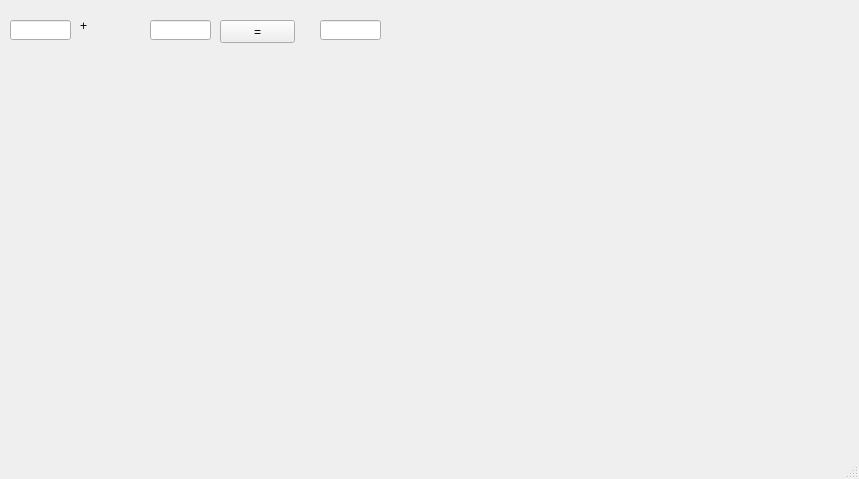
<?xml version="1.0" encoding="UTF-8"?>
<ui version="4.0">
 <class>MainWindow</class>
 <widget class="QMainWindow" name="MainWindow">
  <property name="geometry">
   <rect>
    <x>0</x>
    <y>0</y>
    <width>859</width>
    <height>479</height>
   </rect>
  </property>
  <property name="windowTitle">
   <string>MainWindow</string>
  </property>
  <widget class="QWidget" name="centralwidget">
   <widget class="QLineEdit" name="le1">
    <property name="geometry">
     <rect>
      <x>10</x>
      <y>20</y>
      <width>61</width>
      <height>20</height>
     </rect>
    </property>
   </widget>
   <widget class="QLineEdit" name="le2">
    <property name="geometry">
     <rect>
      <x>150</x>
      <y>20</y>
      <width>61</width>
      <height>20</height>
     </rect>
    </property>
   </widget>
   <widget class="QLineEdit" name="le3">
    <property name="geometry">
     <rect>
      <x>320</x>
      <y>20</y>
      <width>61</width>
      <height>20</height>
     </rect>
    </property>
   </widget>
   <widget class="QLabel" name="lbl">
    <property name="geometry">
     <rect>
      <x>80</x>
      <y>20</y>
      <width>56</width>
      <height>12</height>
     </rect>
    </property>
    <property name="text">
     <string>+</string>
    </property>
   </widget>
   <widget class="QPushButton" name="pb">
    <property name="geometry">
     <rect>
      <x>220</x>
      <y>20</y>
      <width>75</width>
      <height>23</height>
     </rect>
    </property>
    <property name="text">
     <string>=</string>
    </property>
   </widget>
  </widget>
  <widget class="QMenuBar" name="menubar">
   <property name="geometry">
    <rect>
     <x>0</x>
     <y>0</y>
     <width>859</width>
     <height>21</height>
    </rect>
   </property>
  </widget>
  <widget class="QStatusBar" name="statusbar"/>
 </widget>
 <resources/>
 <connections/>
</ui>
